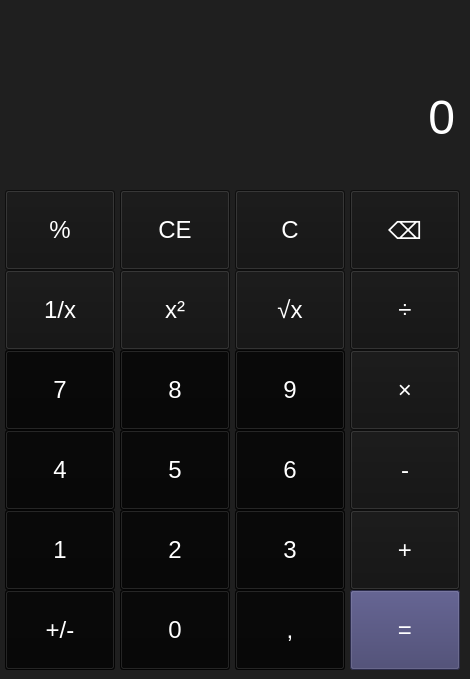
    <widget class="QWidget" name="default_calc">
     <property name="styleSheet">
      <string notr="true">QWidget {
	background-color: rgb(31,31,31);
}


QLineEdit {
	background-color: rgb(31,31,31);
	color: rgb(255,255,255);
	font-size: 20px;
	qproperty-frame: false;
}

QLabel {
	background-color: rgb(31,31,31);
	color: rgb(255,255,255);
	font-size: 18px;
}

QMenuBar {
	background-color: rgb(31,31,31);
	color: rgb(255,255,255);
	font-size: 14px;
}

QMenuBar::item:selected {
	background-color: rgb(19, 19, 19);
	color: rgb(255, 255, 255);
}

QMenu {
	background-color: rgb(31,31,31);
	color: rgb(255,255,255);
	font-size: 14px;
}

QMenu::item{
	background-color: rgb(31,31,31);
	color: rgb(255, 255, 255);
 }

QMenu::item:selected{
	background-color: rgb(19, 19, 19);
	color: rgb(255, 255, 255);
	font-size: 15px;
} </string>
     </property>
     <widget class="QPushButton" name="pushButton_multiply">
      <property name="geometry">
       <rect>
        <x>350</x>
        <y>350</y>
        <width>110</width>
        <height>80</height>
       </rect>
      </property>
      <property name="styleSheet">
       <string notr="true">background-color: rgb(19, 19, 19);
color: rgb(255,255,255);
font-size: 24px;
</string>
      </property>
      <property name="text">
       <string>×</string>
      </property>
     </widget>
     <widget class="QPushButton" name="pushButton_eight">
      <property name="geometry">
       <rect>
        <x>120</x>
        <y>350</y>
        <width>110</width>
        <height>80</height>
       </rect>
      </property>
      <property name="styleSheet">
       <string notr="true">background-color: rgb(6, 6, 6);
color: rgb(255,255,255);
font-size: 24px;
</string>
      </property>
      <property name="text">
       <string>8</string>
      </property>
     </widget>
     <widget class="QPushButton" name="pushButton_sqrt_value">
      <property name="geometry">
       <rect>
        <x>235</x>
        <y>270</y>
        <width>110</width>
        <height>80</height>
       </rect>
      </property>
      <property name="styleSheet">
       <string notr="true">background-color: rgb(19, 19, 19);
color: rgb(255,255,255);
font-size: 24px;
</string>
      </property>
      <property name="text">
       <string>√x</string>
      </property>
     </widget>
     <widget class="QPushButton" name="pushButton_percent">
      <property name="geometry">
       <rect>
        <x>5</x>
        <y>190</y>
        <width>110</width>
        <height>80</height>
       </rect>
      </property>
      <property name="styleSheet">
       <string notr="true">background-color: rgb(19, 19, 19);
color: rgb(255,255,255);
font-size: 24px;
</string>
      </property>
      <property name="text">
       <string>%</string>
      </property>
     </widget>
     <widget class="QLabel" name="expression_line">
      <property name="geometry">
       <rect>
        <x>0</x>
        <y>50</y>
        <width>455</width>
        <height>135</height>
       </rect>
      </property>
      <property name="styleSheet">
       <string notr="true">QLabel {
	background-color: rgb(31,31,31);
	color: rgb(255,255,255);
	font-size: 48px;
}</string>
      </property>
      <property name="text">
       <string>0</string>
      </property>
      <property name="alignment">
       <set>Qt::AlignRight|Qt::AlignTrailing|Qt::AlignVCenter</set>
      </property>
     </widget>
     <widget class="QPushButton" name="pushButton_five">
      <property name="geometry">
       <rect>
        <x>120</x>
        <y>430</y>
        <width>110</width>
        <height>80</height>
       </rect>
      </property>
      <property name="styleSheet">
       <string notr="true">background-color: rgb(6, 6, 6);
color: rgb(255,255,255);
font-size: 24px;
</string>
      </property>
      <property name="text">
       <string>5</string>
      </property>
     </widget>
     <widget class="QPushButton" name="pushButton_zero">
      <property name="geometry">
       <rect>
        <x>120</x>
        <y>590</y>
        <width>110</width>
        <height>80</height>
       </rect>
      </property>
      <property name="styleSheet">
       <string notr="true">background-color: rgb(6, 6, 6);
color: rgb(255,255,255);
font-size: 24px;
</string>
      </property>
      <property name="text">
       <string>0</string>
      </property>
     </widget>
     <widget class="QPushButton" name="pushButton_one">
      <property name="geometry">
       <rect>
        <x>5</x>
        <y>510</y>
        <width>110</width>
        <height>80</height>
       </rect>
      </property>
      <property name="styleSheet">
       <string notr="true">background-color: rgb(6, 6, 6);
color: rgb(255,255,255);
font-size: 24px;
</string>
      </property>
      <property name="text">
       <string>1</string>
      </property>
     </widget>
     <widget class="QPushButton" name="pushButton_change_sign">
      <property name="geometry">
       <rect>
        <x>5</x>
        <y>590</y>
        <width>110</width>
        <height>80</height>
       </rect>
      </property>
      <property name="styleSheet">
       <string notr="true">background-color: rgb(6, 6, 6);
color: rgb(255,255,255);
font-size: 24px;
</string>
      </property>
      <property name="text">
       <string>+/-</string>
      </property>
     </widget>
     <widget class="QPushButton" name="pushButton_save_clear_all">
      <property name="geometry">
       <rect>
        <x>120</x>
        <y>190</y>
        <width>110</width>
        <height>80</height>
       </rect>
      </property>
      <property name="styleSheet">
       <string notr="true">background-color: rgb(19, 19, 19);
color: rgb(255,255,255);
font-size: 24px;
</string>
      </property>
      <property name="text">
       <string>CE</string>
      </property>
     </widget>
     <widget class="QPushButton" name="pushButton_three">
      <property name="geometry">
       <rect>
        <x>235</x>
        <y>510</y>
        <width>110</width>
        <height>80</height>
       </rect>
      </property>
      <property name="styleSheet">
       <string notr="true">background-color: rgb(6, 6, 6);
color: rgb(255,255,255);
font-size: 24px;
</string>
      </property>
      <property name="text">
       <string>3</string>
      </property>
     </widget>
     <widget class="QPushButton" name="pushButton_one_divide_value">
      <property name="geometry">
       <rect>
        <x>5</x>
        <y>270</y>
        <width>110</width>
        <height>80</height>
       </rect>
      </property>
      <property name="styleSheet">
       <string notr="true">background-color: rgb(19, 19, 19);
color: rgb(255,255,255);
font-size: 24px;
</string>
      </property>
      <property name="text">
       <string>1/x</string>
      </property>
     </widget>
     <widget class="QPushButton" name="pushButton_divide">
      <property name="geometry">
       <rect>
        <x>350</x>
        <y>270</y>
        <width>110</width>
        <height>80</height>
       </rect>
      </property>
      <property name="styleSheet">
       <string notr="true">background-color: rgb(19, 19, 19);
color: rgb(255,255,255);
font-size: 24px;
</string>
      </property>
      <property name="text">
       <string>÷</string>
      </property>
     </widget>
     <widget class="QPushButton" name="pushButton_two">
      <property name="geometry">
       <rect>
        <x>120</x>
        <y>510</y>
        <width>110</width>
        <height>80</height>
       </rect>
      </property>
      <property name="styleSheet">
       <string notr="true">background-color: rgb(6, 6, 6);
color: rgb(255,255,255);
font-size: 24px;
</string>
      </property>
      <property name="text">
       <string>2</string>
      </property>
     </widget>
     <widget class="QPushButton" name="pushButton_six">
      <property name="geometry">
       <rect>
        <x>235</x>
        <y>430</y>
        <width>110</width>
        <height>80</height>
       </rect>
      </property>
      <property name="styleSheet">
       <string notr="true">background-color: rgb(6, 6, 6);
color: rgb(255,255,255);
font-size: 24px;
</string>
      </property>
      <property name="text">
       <string>6</string>
      </property>
     </widget>
     <widget class="QPushButton" name="pushButton_nine">
      <property name="geometry">
       <rect>
        <x>235</x>
        <y>350</y>
        <width>110</width>
        <height>80</height>
       </rect>
      </property>
      <property name="styleSheet">
       <string notr="true">background-color: rgb(6, 6, 6);
color: rgb(255,255,255);
font-size: 24px;</string>
      </property>
      <property name="text">
       <string>9</string>
      </property>
     </widget>
     <widget class="QPushButton" name="pushButton_clear_all">
      <property name="geometry">
       <rect>
        <x>235</x>
        <y>190</y>
        <width>110</width>
        <height>80</height>
       </rect>
      </property>
      <property name="styleSheet">
       <string notr="true">background-color: rgb(19, 19, 19);
color: rgb(255,255,255);
font-size: 24px;
</string>
      </property>
      <property name="text">
       <string>C</string>
      </property>
     </widget>
     <widget class="QPushButton" name="pushButton_delete_one">
      <property name="geometry">
       <rect>
        <x>350</x>
        <y>190</y>
        <width>110</width>
        <height>80</height>
       </rect>
      </property>
      <property name="styleSheet">
       <string notr="true">background-color: rgb(19, 19, 19);
color: rgb(255,255,255);
font-size: 24px;
</string>
      </property>
      <property name="text">
       <string>⌫</string>
      </property>
     </widget>
     <widget class="QPushButton" name="pushButton_caclulate">
      <property name="geometry">
       <rect>
        <x>350</x>
        <y>590</y>
        <width>110</width>
        <height>80</height>
       </rect>
      </property>
      <property name="styleSheet">
       <string notr="true">background-color: rgb(62, 61, 105);
color: rgb(255,255,255);
font-size: 24px;
</string>
      </property>
      <property name="text">
       <string>=</string>
      </property>
     </widget>
     <widget class="QPushButton" name="pushButton_point">
      <property name="geometry">
       <rect>
        <x>235</x>
        <y>590</y>
        <width>110</width>
        <height>80</height>
       </rect>
      </property>
      <property name="styleSheet">
       <string notr="true">background-color: rgb(6, 6, 6);
color: rgb(255,255,255);
font-size: 24px;
</string>
      </property>
      <property name="text">
       <string>,</string>
      </property>
     </widget>
     <widget class="QPushButton" name="pushButton_sub">
      <property name="geometry">
       <rect>
        <x>350</x>
        <y>430</y>
        <width>110</width>
        <height>80</height>
       </rect>
      </property>
      <property name="styleSheet">
       <string notr="true">background-color: rgb(19, 19, 19);
color: rgb(255,255,255);
font-size: 24px;
</string>
      </property>
      <property name="text">
       <string>-</string>
      </property>
     </widget>
     <widget class="QPushButton" name="pushButton_seven">
      <property name="geometry">
       <rect>
        <x>5</x>
        <y>350</y>
        <width>110</width>
        <height>80</height>
       </rect>
      </property>
      <property name="styleSheet">
       <string notr="true">background-color: rgb(6, 6, 6);
color: rgb(255,255,255);
font-size: 24px;
</string>
      </property>
      <property name="text">
       <string>7</string>
      </property>
     </widget>
     <widget class="QPushButton" name="pushButton_add">
      <property name="geometry">
       <rect>
        <x>350</x>
        <y>510</y>
        <width>110</width>
        <height>80</height>
       </rect>
      </property>
      <property name="styleSheet">
       <string notr="true">background-color: rgb(19, 19, 19);
color: rgb(255,255,255);
font-size: 24px;
</string>
      </property>
      <property name="text">
       <string>+</string>
      </property>
     </widget>
     <widget class="QPushButton" name="pushButton_value_pow_two">
      <property name="geometry">
       <rect>
        <x>120</x>
        <y>270</y>
        <width>110</width>
        <height>80</height>
       </rect>
      </property>
      <property name="styleSheet">
       <string notr="true">background-color: rgb(19, 19, 19);
color: rgb(255,255,255);
font-size: 24px;
</string>
      </property>
      <property name="text">
       <string>x²</string>
      </property>
     </widget>
     <widget class="QLabel" name="saved_label_expression">
      <property name="geometry">
       <rect>
        <x>0</x>
        <y>0</y>
        <width>461</width>
        <height>54</height>
       </rect>
      </property>
      <property name="styleSheet">
       <string notr="true"/>
      </property>
      <property name="text">
       <string/>
      </property>
      <property name="alignment">
       <set>Qt::AlignRight|Qt::AlignTrailing|Qt::AlignVCenter</set>
      </property>
     </widget>
     <widget class="QPushButton" name="pushButton_four">
      <property name="geometry">
       <rect>
        <x>5</x>
        <y>430</y>
        <width>110</width>
        <height>80</height>
       </rect>
      </property>
      <property name="styleSheet">
       <string notr="true">background-color: rgb(6, 6, 6);
color: rgb(255,255,255);
font-size: 24px;
</string>
      </property>
      <property name="text">
       <string>4</string>
      </property>
     </widget>
    </widget>
